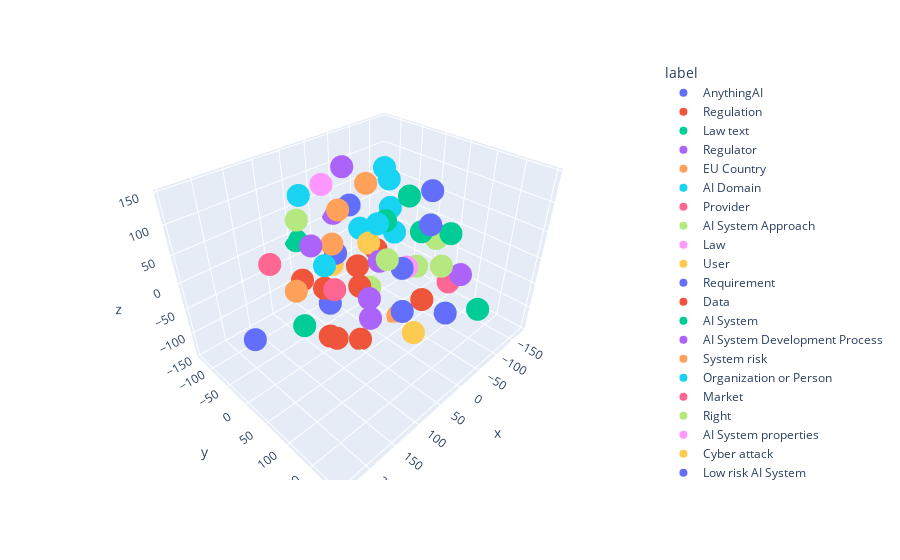

This figure's notebook cell:
### Code cell
import pandas as pd
groupData = pd.merge(m, d, how='right', left_index=True, right_on='noun_phrase')
groupData.index = groupData["noun_phrase"]
groupData = groupData.dropna()
X = groupData.drop(["noun_phrase", "Core concept", "frequency"], axis=1)
y = groupData["Core concept"]
plotEmbedding(X,y, dim=3, tsne=True)

### Figure 1 — Plotly figure (JSON) as saved in the notebook; plotly's stock layout.template omitted (floating-point values rounded to 4 significant figures)
{"data": [{"hovertemplate": "label=AnythingAI<br>x=%{x}<br>y=%{y}<br>z=%{z}<extra></extra>", "legendgroup": "AnythingAI", "marker": {"color": "#636efa", "symbol": "circle"}, "mode": "markers", "name": "AnythingAI", "scene": "scene", "showlegend": true, "type": "scatter3d", "x": [-4.193, -9.111, 28.7], "y": [-80.79, 68.93, -62.72], "z": [-37.92, 1.592, -121.3]}, {"hovertemplate": "label=Regulation<br>x=%{x}<br>y=%{y}<br>z=%{z}<extra></extra>", "legendgroup": "Regulation", "marker": {"color": "#EF553B", "symbol": "circle"}, "mode": "markers", "name": "Regulation", "scene": "scene", "showlegend": true, "type": "scatter3d", "x": [135.4, 35.64, 9.32, 109.5, 9.32], "y": [76.5, 145.3, -6.613, 30.06, -6.613], "z": [-44.57, 8.497, -63.49, -87.5, -63.49]}, {"hovertemplate": "label=Law text<br>x=%{x}<br>y=%{y}<br>z=%{z}<extra></extra>", "legendgroup": "Law text", "marker": {"color": "#00cc96", "symbol": "circle"}, "mode": "markers", "name": "Law text", "scene": "scene", "showlegend": true, "type": "scatter3d", "x": [-91.75, 42.03, -72.09, -104.5], "y": [95.41, -130.0, 52.51, -3.165], "z": [40.14, -13.15, 33.75, 65.57]}, {"hovertemplate": "label=Regulator<br>x=%{x}<br>y=%{y}<br>z=%{z}<extra></extra>", "legendgroup": "Regulator", "marker": {"color": "#ab63fa", "symbol": "circle"}, "mode": "markers", "name": "Regulator", "scene": "scene", "showlegend": true, "type": "scatter3d", "x": [57.89, -44.82, 43.99, -81.1], "y": [66.89, -130.5, 70.49, 129.0], "z": [-60.13, 6.587, 41.26, -16.2]}, {"hovertemplate": "label=EU Country<br>x=%{x}<br>y=%{y}<br>z=%{z}<extra></extra>", "legendgroup": "EU Country", "marker": {"color": "#FFA15A", "symbol": "circle"}, "mode": "markers", "name": "EU Country", "scene": "scene", "showlegend": true, "type": "scatter3d", "x": [60.19, -83.44, 133.3], "y": [2.058, -85.39, -14.56], "z": [104.5, 68.0, -10.75]}, {"hovertemplate": "label=AI Domain<br>x=%{x}<br>y=%{y}<br>z=%{z}<extra></extra>", "legendgroup": "AI Domain", "marker": {"color": "#19d3f3", "symbol": "circle"}, "mode": "markers", "name": "AI Domain", "scene": "scene", "showlegend": true, "type": "scatter3d", "x": [-3.838, -61.98], "y": [41.54, -21.8], "z": [144.4, 123.7]}, {"hovertemplate": "label=Provider<br>x=%{x}<br>y=%{y}<br>z=%{z}<extra></extra>", "legendgroup": "Provider", "marker": {"color": "#FF6692", "symbol": "circle"}, "mode": "markers", "name": "Provider", "scene": "scene", "showlegend": true, "type": "scatter3d", "x": [-109.5, 126.3], "y": [88.61, -88.98], "z": [-66.86, -1.975]}, {"hovertemplate": "label=AI System Approach<br>x=%{x}<br>y=%{y}<br>z=%{z}<extra></extra>", "legendgroup": "AI System Approach", "marker": {"color": "#B6E880", "symbol": "circle"}, "mode": "markers", "name": "AI System Approach", "scene": "scene", "showlegend": true, "type": "scatter3d", "x": [76.2, -25.14, -46.04], "y": [114.8, 130.2, -37.37], "z": [80.49, 28.06, -111.4]}, {"hovertemplate": "label=Law<br>x=%{x}<br>y=%{y}<br>z=%{z}<extra></extra>", "legendgroup": "Law", "marker": {"color": "#FF97FF", "symbol": "circle"}, "mode": "markers", "name": "Law", "scene": "scene", "showlegend": true, "type": "scatter3d", "x": [-7.833], "y": [-114.8], "z": [81.58]}, {"hovertemplate": "label=User<br>x=%{x}<br>y=%{y}<br>z=%{z}<extra></extra>", "legendgroup": "User", "marker": {"color": "#FECB52", "symbol": "circle"}, "mode": "markers", "name": "User", "scene": "scene", "showlegend": true, "type": "scatter3d", "x": [-27.36, 34.35], "y": [-118.4, 133.7], "z": [-91.42, -61.94]}, {"hovertemplate": "label=Requirement<br>x=%{x}<br>y=%{y}<br>z=%{z}<extra></extra>", "legendgroup": "Requirement", "marker": {"color": "#636efa", "symbol": "circle"}, "mode": "markers", "name": "Requirement", "scene": "scene", "showlegend": true, "type": "scatter3d", "x": [-12.35, 241.3, -12.35, -39.49, -77.9, -7.072], "y": [71.09, 36.75, 71.09, 136.6, 63.57, -46.09], "z": [-85.45, -3.531, -85.45, -66.21, 108.0, 69.23]}, {"hovertemplate": "label=Data<br>x=%{x}<br>y=%{y}<br>z=%{z}<extra></extra>", "legendgroup": "Data", "marker": {"color": "#EF553B", "symbol": "circle"}, "mode": "markers", "name": "Data", "scene": "scene", "showlegend": true, "type": "scatter3d", "x": [44.24, 68.05, 75.69, -96.29], "y": [30.17, -86.23, -18.65, -70.57], "z": [-136.9, -61.58, -38.28, -67.11]}, {"hovertemplate": "label=AI System<br>x=%{x}<br>y=%{y}<br>z=%{z}<extra></extra>", "legendgroup": "AI System", "marker": {"color": "#00cc96", "symbol": "circle"}, "mode": "markers", "name": "AI System", "scene": "scene", "showlegend": true, "type": "scatter3d", "x": [-17.63], "y": [23.9], "z": [64.3]}, {"hovertemplate": "label=AI System Development Process<br>x=%{x}<br>y=%{y}<br>z=%{z}<extra></extra>", "legendgroup": "AI System Development Process", "marker": {"color": "#ab63fa", "symbol": "circle"}, "mode": "markers", "name": "AI System Development Process", "scene": "scene", "showlegend": true, "type": "scatter3d", "x": [92.78, 5.376, -175.3, 76.43], "y": [-23.87, -47.26, 1.782, 82.51], "z": [46.83, 138.2, -23.7, -2.056]}, {"hovertemplate": "label=System risk<br>x=%{x}<br>y=%{y}<br>z=%{z}<extra></extra>", "legendgroup": "System risk", "marker": {"color": "#FFA15A", "symbol": "circle"}, "mode": "markers", "name": "System risk", "scene": "scene", "showlegend": true, "type": "scatter3d", "x": [-49.2, 31.04], "y": [30.86, -48.09], "z": [-141.9, 11.73]}, {"hovertemplate": "label=Organization or Person<br>x=%{x}<br>y=%{y}<br>z=%{z}<extra></extra>", "legendgroup": "Organization or Person", "marker": {"color": "#19d3f3", "symbol": "circle"}, "mode": "markers", "name": "Organization or Person", "scene": "scene", "showlegend": true, "type": "scatter3d", "x": [-49.77, 124.9, 36.34, -87.91, -134.4, 75.9], "y": [-66.07, 44.7, 58.21, -18.82, -71.99, -66.97], "z": [0.2445, 60.54, 95.05, -3.806, 6.701, 108.4]}, {"hovertemplate": "label=Market<br>x=%{x}<br>y=%{y}<br>z=%{z}<extra></extra>", "legendgroup": "Market", "marker": {"color": "#FF6692", "symbol": "circle"}, "mode": "markers", "name": "Market", "scene": "scene", "showlegend": true, "type": "scatter3d", "x": [100.1], "y": [34.61], "z": [0.7838]}, {"hovertemplate": "label=Right<br>x=%{x}<br>y=%{y}<br>z=%{z}<extra></extra>", "legendgroup": "Right", "marker": {"color": "#B6E880", "symbol": "circle"}, "mode": "markers", "name": "Right", "scene": "scene", "showlegend": true, "type": "scatter3d", "x": [-126.9, 60.46, -117.4], "y": [42.81, -98.76, 11.88], "z": [-7.112, 47.56, -75.53]}, {"hovertemplate": "label=AI System properties<br>x=%{x}<br>y=%{y}<br>z=%{z}<extra></extra>", "legendgroup": "AI System properties", "marker": {"color": "#FF97FF", "symbol": "circle"}, "mode": "markers", "name": "AI System properties", "scene": "scene", "showlegend": true, "type": "scatter3d", "x": [-63.39], "y": [32.96], "z": [-40.49]}, {"hovertemplate": "label=Cyber attack<br>x=%{x}<br>y=%{y}<br>z=%{z}<extra></extra>", "legendgroup": "Cyber attack", "marker": {"color": "#FECB52", "symbol": "circle"}, "mode": "markers", "name": "Cyber attack", "scene": "scene", "showlegend": true, "type": "scatter3d", "x": [-17.79], "y": [-12.57], "z": [7.761]}, {"hovertemplate": "label=Low risk AI System<br>x=%{x}<br>y=%{y}<br>z=%{z}<extra></extra>", "legendgroup": "Low risk AI System", "marker": {"color": "#636efa", "symbol": "circle"}, "mode": "markers", "name": "Low risk AI System", "scene": "scene", "showlegend": true, "type": "scatter3d", "x": [-13.75], "y": [113.0], "z": [95.27]}, {"hovertemplate": "label=Risk<br>x=%{x}<br>y=%{y}<br>z=%{z}<extra></extra>", "legendgroup": "Risk", "marker": {"color": "#EF553B", "symbol": "circle"}, "mode": "markers", "name": "Risk", "scene": "scene", "showlegend": true, "type": "scatter3d", "x": [38.85], "y": [19.34], "z": [5.477]}, {"hovertemplate": "label=AI System Quality measure<br>x=%{x}<br>y=%{y}<br>z=%{z}<extra></extra>", "legendgroup": "AI System Quality measure", "marker": {"color": "#00cc96", "symbol": "circle"}, "mode": "markers", "name": "AI System Quality measure", "scene": "scene", "showlegend": true, "type": "scatter3d", "x": [106.7, -31.17], "y": [-38.49, 196.6], "z": [-110.7, -18.42]}], "layout": {"legend": {"title": {"text": "label"}, "tracegroupgap": 0}, "margin": {"t": 60}, "scene": {"domain": {"x": [0, 1], "y": [0, 1]}, "xaxis": {"title": {"text": "x"}}, "yaxis": {"title": {"text": "y"}}, "zaxis": {"title": {"text": "z"}}}}}
